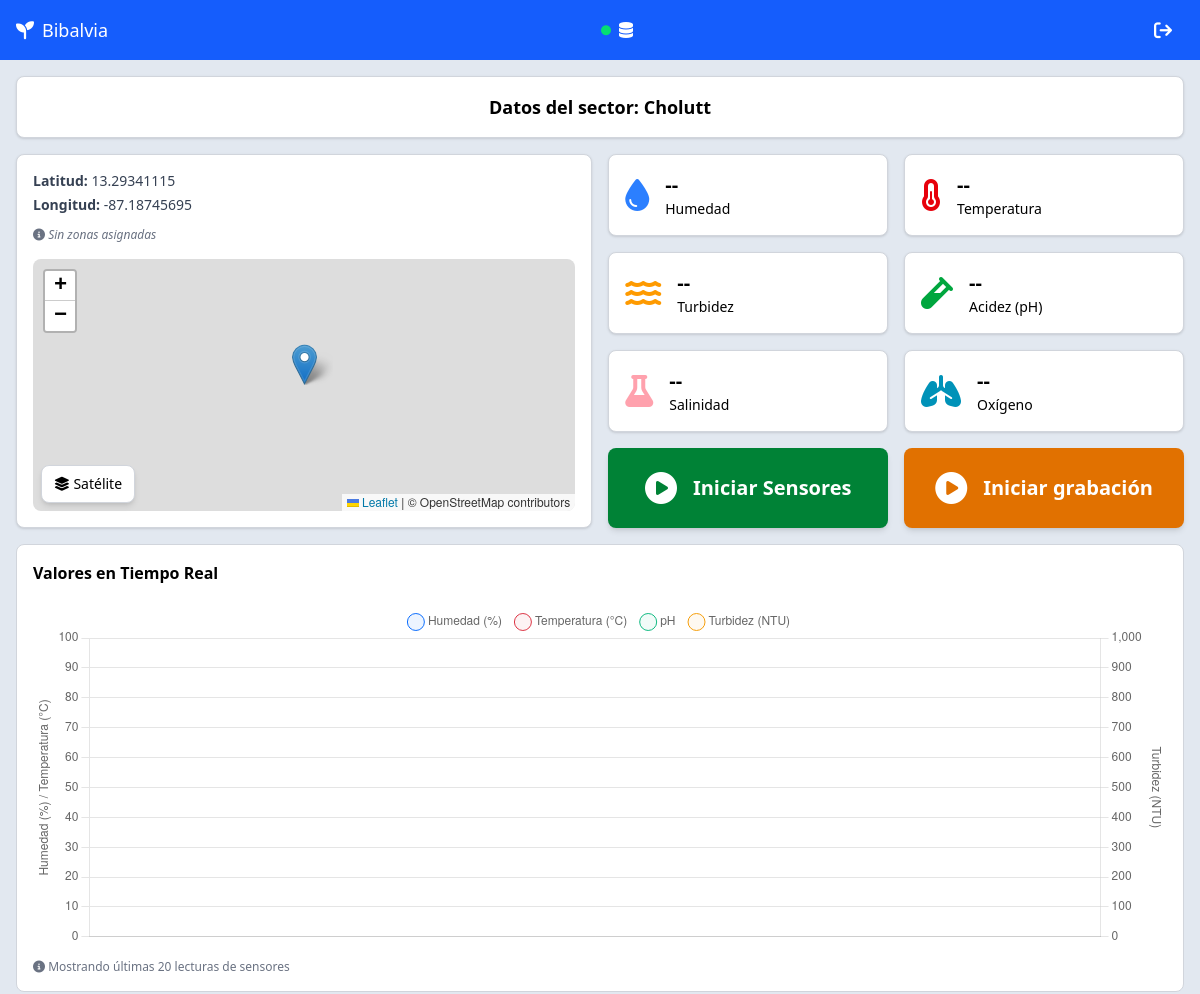
The app's page /sector/1/ (signed in, upper part), older data.
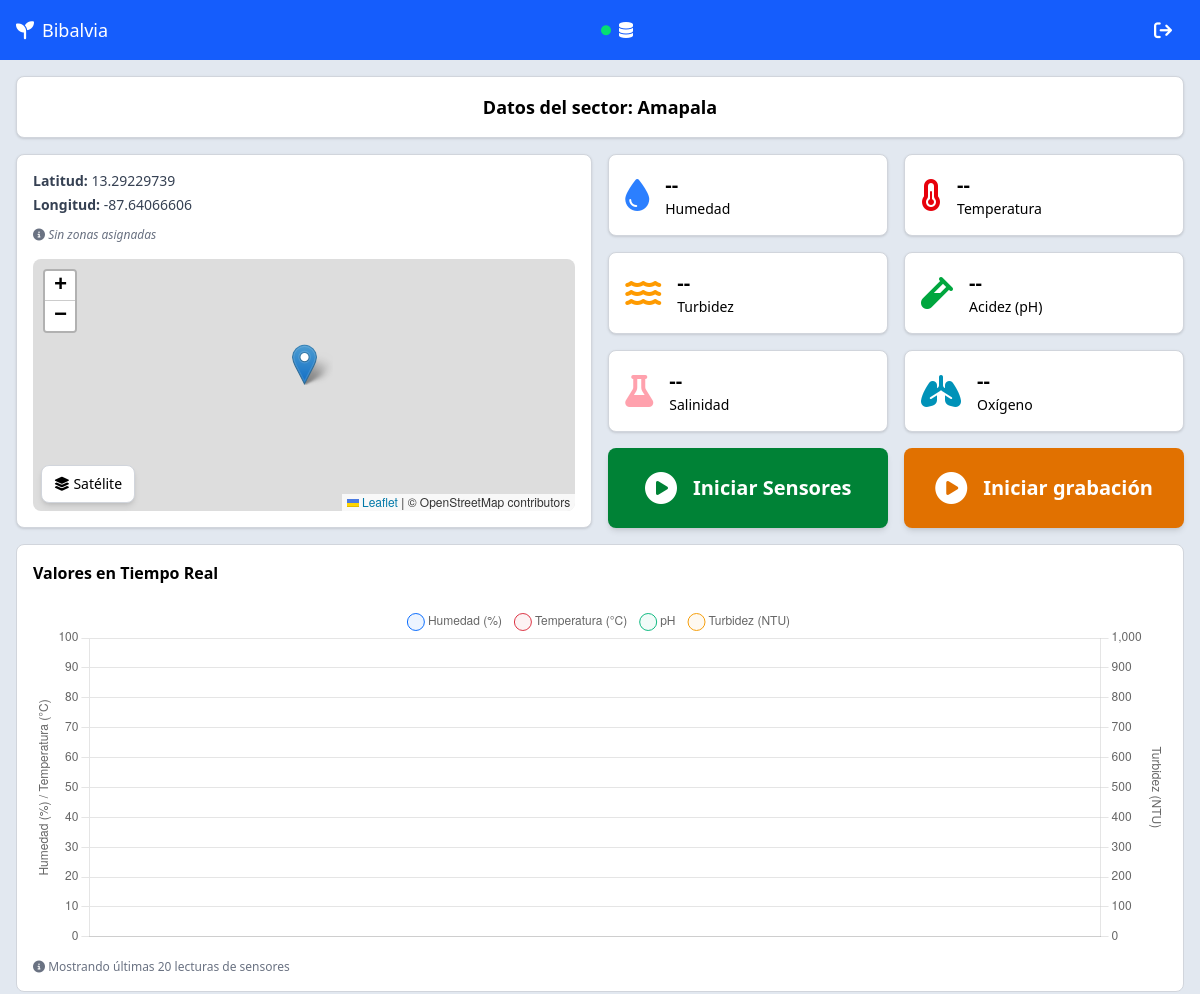
The same page, newer data.
### dashboard/models.py (models this page shows, shortened)
class Sector(models.Model):
    latitud = models.DecimalField(
        max_digits=10,
        decimal_places=8,
        validators=[MinValueValidator(-90), MaxValueValidator(90)]
    )
    longitud = models.DecimalField(
        max_digits=11,
        decimal_places=8,
        validators=[MinValueValidator(-180), MaxValueValidator(180)]
    )
    nombre_sector= models.CharField(max_length=100, unique=True, null=True, blank=True)
    zonas = models.ManyToManyField('Zona', related_name='sectores')
    class Meta:
        verbose_name = "Sector"
        verbose_name_plural = "Sectores"
        ordering = ['id']
        indexes = [
            models.Index(fields=['latitud', 'longitud']),
        ]

### dashboard/views.py (the view, shortened to what this page needs)
# urls.py: path('sector/<int:id>/', views.sector_detail, name='sector_detail'),
@login_required
def sector_detail(request, id):
    sector = Sector.objects.prefetch_related('zonas').get(id=id)
    fecha_inicio = request.GET.get('fecha_inicio')
    fecha_fin = request.GET.get('fecha_fin')
    if not fecha_inicio or not fecha_fin:
        fecha_fin = timezone.now()
        fecha_inicio = fecha_fin - timedelta(hours=24)
    else:
        fecha_inicio = timezone.make_aware(datetime.strptime(fecha_inicio, '%Y-%m-%dT%H:%M'))
        fecha_fin = timezone.make_aware(datetime.strptime(fecha_fin, '%Y-%m-%dT%H:%M'))
    temperaturas = sector.temperaturas.filter(
        marca_tiempo__gte=fecha_inicio, marca_tiempo__lte=fecha_fin
    ).order_by('-marca_tiempo')
    ph_registros = sector.ph_registros.filter(
        marca_tiempo__gte=fecha_inicio, marca_tiempo__lte=fecha_fin
    ).order_by('-marca_tiempo')
    turbideces = sector.turbideces.filter(
        marca_tiempo__gte=fecha_inicio, marca_tiempo__lte=fecha_fin
    ).order_by('-marca_tiempo')
    humedades = sector.humedades.filter(
        marca_tiempo__gte=fecha_inicio, marca_tiempo__lte=fecha_fin
    ).order_by('-marca_tiempo')
    ph_dict = {r.marca_tiempo: r for r in ph_registros}
    turb_dict = {r.marca_tiempo: r for r in turbideces}
    hum_dict = {r.marca_tiempo: r for r in humedades}
    lecturas_combinadas = []
    ultima_temperatura = temperaturas.first()
    ultima_salinidad = sector.salinidades.order_by('-marca_tiempo').first()
    ultima_ph = ph_registros.first()
    ultima_turbidez = turbideces.first()
    ultima_humedad = humedades.first()
    MAX_POINTS = 20
    ultimas_temp = list(temperaturas[:MAX_POINTS])[::-1]
    ultimos_ph = list(ph_registros[:MAX_POINTS])[::-1]
    ultimas_turb = list(turbideces[:MAX_POINTS])[::-1]
    ultimas_hum = list(humedades[:MAX_POINTS])[::-1]
    chart_data = []
    for i in range(MAX_POINTS):
        temp_val = float(ultimas_temp[i].valor) if i < len(ultimas_temp) else 0
        ph_val = float(ultimos_ph[i].valor) if i < len(ultimos_ph) else 7
        turb_val = float(ultimas_turb[i].valor) if i < len(ultimas_turb) else 0
        hum_val = float(ultimas_hum[i].valor) if i < len(ultimas_hum) else 0
        chart_data.append({
            'marca_tiempo': ultimas_temp[i].marca_tiempo.strftime('%H:%M:%S') if i < len(ultimas_temp) else '',
            'temperatura': temp_val,
            'ph': ph_val,
            'turbidez': turb_val,
            'humedad': hum_val,
        })
    carpeta = os.path.join(settings.MEDIA_ROOT, 'sectores')
    imagenes = []
    siguiente_num = 1
    if os.path.exists(carpeta):
        imagenes = [img for img in os.listdir(carpeta) if f'sector{id}' in img]
        numeros = [int(re.search(rf'sector{id}-imagen(\d+)', img).group(1))
                   for img in imagenes if re.search(rf'sector{id}-imagen(\d+)', img)]
        if numeros:
            siguiente_num = max(numeros) + 1
    context = {
        'sector': sector,
        'imagenes': imagenes,
        'MEDIA_URL': settings.MEDIA_URL,
        'siguiente_num': siguiente_num,
        'ultima_temperatura': ultima_temperatura,
        'ultima_salinidad': ultima_salinidad,
        'ultima_ph': ultima_ph,
        'ultima_turbidez': ultima_turbidez,
        'ultima_humedad': ultima_humedad,
        'lecturas_combinadas': lecturas_combinadas,
        'chart_data_json': chart_data,
        'fecha_inicio': fecha_inicio.strftime('%Y-%m-%dT%H:%M'),
        'fecha_fin': fecha_fin.strftime('%Y-%m-%dT%H:%M'),
    }
    return render(request, 'dashboard/sector_detail.html', context)

### dashboard/context_processors.py (called while the page is built)
def environment(request):
    return {
        'IS_LOCAL': settings.IS_LOCAL,
        'IS_CLOUD': settings.IS_CLOUD,
        'ENVIRONMENT': settings.ENVIRONMENT,
    }

### dashboard/templates/dashboard/sector_detail.html (shortened to what the changed rows need)
{% extends "base.html" %}
{% load static %}
{% block content %}
<div class="size-full flex-1 overflow-auto">
    <section
        class="mx-4 mt-4 flex items-center justify-center p-4 border bg-white border-gray-300 rounded-lg shadow-sm text-lg font-semibold">
        <p>Datos del sector: {{ sector.nombre_sector }}</p>
    </section>
    <section class="flex gap-4 m-4 flex-col sm:flex-row">
        <article class="flex flex-col p-4 border bg-white border-gray-300 rounded-lg shadow-sm relative sm:w-1/2">
            <div class="flex flex-col text-sm mb-4 gap-1">
                <p class="text-gray-700"><b>Latitud:</b> {{ sector.latitud }} </p>
                <p class="text-gray-700"><b>Longitud:</b> {{ sector.longitud }} </p>
                {% if sector.zonas.exists %}
                <div class="mt-2 pt-2 border-t border-gray-200">
                    <p class="text-gray-700 font-semibold mb-1">
                        <i class="fa-solid fa-map-location-dot text-green-600"></i>
                        Zonas:
                    </p>
                    <div class="flex flex-wrap gap-1">
                        {% for zona in sector.zonas.all %}
                        <span class="bg-green-100 text-green-800 px-2 py-1 rounded text-xs font-medium">
                            {{ zona.nombre }}
                        </span>
                        {% endfor %}
                    </div>
                </div>
                {% else %}
                <p class="text-gray-500 text-xs mt-2 italic">
                    <i class="fa-solid fa-info-circle"></i>
                    Sin zonas asignadas
                </p>
                {% endif %}
            </div>
        </article>
    </section>
</div>
{% endblock %}

Row changes from the older to the newer data that the page shows:
changed Sector: nombre_sector "Cholutt" → "Amapala"; latitud "13.29341115" → "13.29229739"; longitud "-87.18745695" → "-87.64066606"
